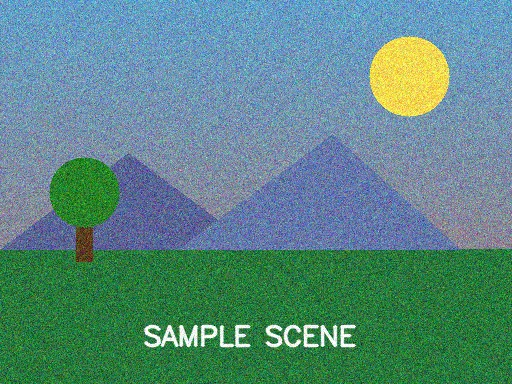
#> input picture CV_Unit2_Assignment/06_Mean_Filter/input.jpg, 512 x 384 px
$ python program.py
#> lines starting #> are read from the running program, lines starting #| are printed output that depends on the picture
"""
Program 6: Mean Filtering
Applies a mean/average filter to a noisy image using two different
kernel sizes, and saves the result produced by the larger kernel.
"""
import cv2

img = cv2.imread("input.jpg")
#> img is the input picture: shape (384, 512, 3); mean B, G, R 131.6, 136.8, 90.5
if img is None:
    raise FileNotFoundError("input.jpg not found in this folder.")

# Try a smaller kernel first (less smoothing, testing only)
small_kernel = (3, 3)
smoothed_small = cv2.blur(img, small_kernel)
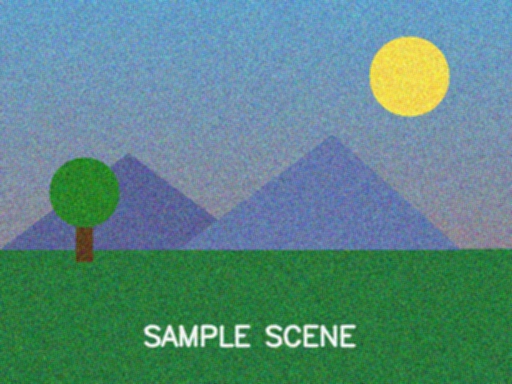
#> smoothed_small: shape (384, 512, 3); mean B, G, R 131.6, 136.8, 90.5
print(f"Applied mean filter with kernel {small_kernel} (test run).")

# Larger kernel: gives stronger smoothing, this is our required final output
large_kernel = (7, 7)
smoothed_large = cv2.blur(img, large_kernel)
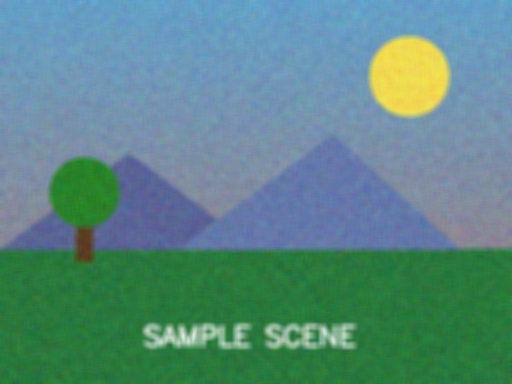
#> smoothed_large: shape (384, 512, 3); mean B, G, R 131.6, 136.8, 90.5
print(f"Applied mean filter with kernel {large_kernel} (final output).")

# Save only the result using the larger kernel, as required
cv2.imwrite("output.png", smoothed_large)
print("Saved mean-filtered result (7x7 kernel) as output.png")
